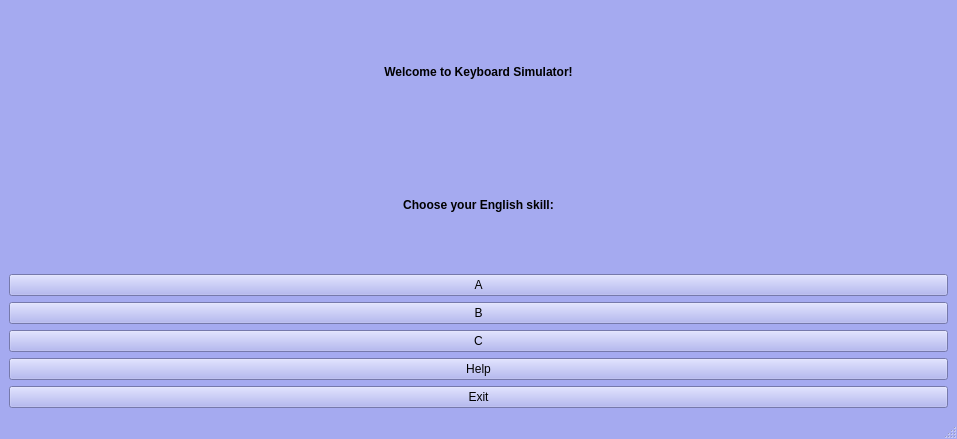
<?xml version="1.0" encoding="UTF-8"?>
<ui version="4.0">
 <class>MainWindow</class>
 <widget class="QMainWindow" name="MainWindow">
  <property name="windowModality">
   <enum>Qt::NonModal</enum>
  </property>
  <property name="geometry">
   <rect>
    <x>0</x>
    <y>0</y>
    <width>957</width>
    <height>439</height>
   </rect>
  </property>
  <property name="palette">
   <palette>
    <active>
     <colorrole role="WindowText">
      <brush brushstyle="SolidPattern">
       <color alpha="255">
        <red>0</red>
        <green>0</green>
        <blue>0</blue>
       </color>
      </brush>
     </colorrole>
     <colorrole role="Button">
      <brush brushstyle="SolidPattern">
       <color alpha="255">
        <red>165</red>
        <green>170</green>
        <blue>240</blue>
       </color>
      </brush>
     </colorrole>
     <colorrole role="Light">
      <brush brushstyle="SolidPattern">
       <color alpha="255">
        <red>255</red>
        <green>255</green>
        <blue>255</blue>
       </color>
      </brush>
     </colorrole>
     <colorrole role="Midlight">
      <brush brushstyle="SolidPattern">
       <color alpha="255">
        <red>210</red>
        <green>212</green>
        <blue>247</blue>
       </color>
      </brush>
     </colorrole>
     <colorrole role="Dark">
      <brush brushstyle="SolidPattern">
       <color alpha="255">
        <red>82</red>
        <green>85</green>
        <blue>120</blue>
       </color>
      </brush>
     </colorrole>
     <colorrole role="Mid">
      <brush brushstyle="SolidPattern">
       <color alpha="255">
        <red>110</red>
        <green>113</green>
        <blue>160</blue>
       </color>
      </brush>
     </colorrole>
     <colorrole role="Text">
      <brush brushstyle="SolidPattern">
       <color alpha="255">
        <red>0</red>
        <green>0</green>
        <blue>0</blue>
       </color>
      </brush>
     </colorrole>
     <colorrole role="BrightText">
      <brush brushstyle="SolidPattern">
       <color alpha="255">
        <red>255</red>
        <green>255</green>
        <blue>255</blue>
       </color>
      </brush>
     </colorrole>
     <colorrole role="ButtonText">
      <brush brushstyle="SolidPattern">
       <color alpha="255">
        <red>0</red>
        <green>0</green>
        <blue>0</blue>
       </color>
      </brush>
     </colorrole>
     <colorrole role="Base">
      <brush brushstyle="SolidPattern">
       <color alpha="255">
        <red>255</red>
        <green>255</green>
        <blue>255</blue>
       </color>
      </brush>
     </colorrole>
     <colorrole role="Window">
      <brush brushstyle="SolidPattern">
       <color alpha="255">
        <red>165</red>
        <green>170</green>
        <blue>240</blue>
       </color>
      </brush>
     </colorrole>
     <colorrole role="Shadow">
      <brush brushstyle="SolidPattern">
       <color alpha="255">
        <red>0</red>
        <green>0</green>
        <blue>0</blue>
       </color>
      </brush>
     </colorrole>
     <colorrole role="AlternateBase">
      <brush brushstyle="SolidPattern">
       <color alpha="255">
        <red>210</red>
        <green>212</green>
        <blue>247</blue>
       </color>
      </brush>
     </colorrole>
     <colorrole role="ToolTipBase">
      <brush brushstyle="SolidPattern">
       <color alpha="255">
        <red>255</red>
        <green>255</green>
        <blue>220</blue>
       </color>
      </brush>
     </colorrole>
     <colorrole role="ToolTipText">
      <brush brushstyle="SolidPattern">
       <color alpha="255">
        <red>0</red>
        <green>0</green>
        <blue>0</blue>
       </color>
      </brush>
     </colorrole>
     <colorrole role="PlaceholderText">
      <brush brushstyle="SolidPattern">
       <color alpha="128">
        <red>0</red>
        <green>0</green>
        <blue>0</blue>
       </color>
      </brush>
     </colorrole>
    </active>
    <inactive>
     <colorrole role="WindowText">
      <brush brushstyle="SolidPattern">
       <color alpha="255">
        <red>0</red>
        <green>0</green>
        <blue>0</blue>
       </color>
      </brush>
     </colorrole>
     <colorrole role="Button">
      <brush brushstyle="SolidPattern">
       <color alpha="255">
        <red>165</red>
        <green>170</green>
        <blue>240</blue>
       </color>
      </brush>
     </colorrole>
     <colorrole role="Light">
      <brush brushstyle="SolidPattern">
       <color alpha="255">
        <red>255</red>
        <green>255</green>
        <blue>255</blue>
       </color>
      </brush>
     </colorrole>
     <colorrole role="Midlight">
      <brush brushstyle="SolidPattern">
       <color alpha="255">
        <red>210</red>
        <green>212</green>
        <blue>247</blue>
       </color>
      </brush>
     </colorrole>
     <colorrole role="Dark">
      <brush brushstyle="SolidPattern">
       <color alpha="255">
        <red>82</red>
        <green>85</green>
        <blue>120</blue>
       </color>
      </brush>
     </colorrole>
     <colorrole role="Mid">
      <brush brushstyle="SolidPattern">
       <color alpha="255">
        <red>110</red>
        <green>113</green>
        <blue>160</blue>
       </color>
      </brush>
     </colorrole>
     <colorrole role="Text">
      <brush brushstyle="SolidPattern">
       <color alpha="255">
        <red>0</red>
        <green>0</green>
        <blue>0</blue>
       </color>
      </brush>
     </colorrole>
     <colorrole role="BrightText">
      <brush brushstyle="SolidPattern">
       <color alpha="255">
        <red>255</red>
        <green>255</green>
        <blue>255</blue>
       </color>
      </brush>
     </colorrole>
     <colorrole role="ButtonText">
      <brush brushstyle="SolidPattern">
       <color alpha="255">
        <red>0</red>
        <green>0</green>
        <blue>0</blue>
       </color>
      </brush>
     </colorrole>
     <colorrole role="Base">
      <brush brushstyle="SolidPattern">
       <color alpha="255">
        <red>255</red>
        <green>255</green>
        <blue>255</blue>
       </color>
      </brush>
     </colorrole>
     <colorrole role="Window">
      <brush brushstyle="SolidPattern">
       <color alpha="255">
        <red>165</red>
        <green>170</green>
        <blue>240</blue>
       </color>
      </brush>
     </colorrole>
     <colorrole role="Shadow">
      <brush brushstyle="SolidPattern">
       <color alpha="255">
        <red>0</red>
        <green>0</green>
        <blue>0</blue>
       </color>
      </brush>
     </colorrole>
     <colorrole role="AlternateBase">
      <brush brushstyle="SolidPattern">
       <color alpha="255">
        <red>210</red>
        <green>212</green>
        <blue>247</blue>
       </color>
      </brush>
     </colorrole>
     <colorrole role="ToolTipBase">
      <brush brushstyle="SolidPattern">
       <color alpha="255">
        <red>255</red>
        <green>255</green>
        <blue>220</blue>
       </color>
      </brush>
     </colorrole>
     <colorrole role="ToolTipText">
      <brush brushstyle="SolidPattern">
       <color alpha="255">
        <red>0</red>
        <green>0</green>
        <blue>0</blue>
       </color>
      </brush>
     </colorrole>
     <colorrole role="PlaceholderText">
      <brush brushstyle="SolidPattern">
       <color alpha="128">
        <red>0</red>
        <green>0</green>
        <blue>0</blue>
       </color>
      </brush>
     </colorrole>
    </inactive>
    <disabled>
     <colorrole role="WindowText">
      <brush brushstyle="SolidPattern">
       <color alpha="255">
        <red>82</red>
        <green>85</green>
        <blue>120</blue>
       </color>
      </brush>
     </colorrole>
     <colorrole role="Button">
      <brush brushstyle="SolidPattern">
       <color alpha="255">
        <red>165</red>
        <green>170</green>
        <blue>240</blue>
       </color>
      </brush>
     </colorrole>
     <colorrole role="Light">
      <brush brushstyle="SolidPattern">
       <color alpha="255">
        <red>255</red>
        <green>255</green>
        <blue>255</blue>
       </color>
      </brush>
     </colorrole>
     <colorrole role="Midlight">
      <brush brushstyle="SolidPattern">
       <color alpha="255">
        <red>210</red>
        <green>212</green>
        <blue>247</blue>
       </color>
      </brush>
     </colorrole>
     <colorrole role="Dark">
      <brush brushstyle="SolidPattern">
       <color alpha="255">
        <red>82</red>
        <green>85</green>
        <blue>120</blue>
       </color>
      </brush>
     </colorrole>
     <colorrole role="Mid">
      <brush brushstyle="SolidPattern">
       <color alpha="255">
        <red>110</red>
        <green>113</green>
        <blue>160</blue>
       </color>
      </brush>
     </colorrole>
     <colorrole role="Text">
      <brush brushstyle="SolidPattern">
       <color alpha="255">
        <red>82</red>
        <green>85</green>
        <blue>120</blue>
       </color>
      </brush>
     </colorrole>
     <colorrole role="BrightText">
      <brush brushstyle="SolidPattern">
       <color alpha="255">
        <red>255</red>
        <green>255</green>
        <blue>255</blue>
       </color>
      </brush>
     </colorrole>
     <colorrole role="ButtonText">
      <brush brushstyle="SolidPattern">
       <color alpha="255">
        <red>82</red>
        <green>85</green>
        <blue>120</blue>
       </color>
      </brush>
     </colorrole>
     <colorrole role="Base">
      <brush brushstyle="SolidPattern">
       <color alpha="255">
        <red>165</red>
        <green>170</green>
        <blue>240</blue>
       </color>
      </brush>
     </colorrole>
     <colorrole role="Window">
      <brush brushstyle="SolidPattern">
       <color alpha="255">
        <red>165</red>
        <green>170</green>
        <blue>240</blue>
       </color>
      </brush>
     </colorrole>
     <colorrole role="Shadow">
      <brush brushstyle="SolidPattern">
       <color alpha="255">
        <red>0</red>
        <green>0</green>
        <blue>0</blue>
       </color>
      </brush>
     </colorrole>
     <colorrole role="AlternateBase">
      <brush brushstyle="SolidPattern">
       <color alpha="255">
        <red>165</red>
        <green>170</green>
        <blue>240</blue>
       </color>
      </brush>
     </colorrole>
     <colorrole role="ToolTipBase">
      <brush brushstyle="SolidPattern">
       <color alpha="255">
        <red>255</red>
        <green>255</green>
        <blue>220</blue>
       </color>
      </brush>
     </colorrole>
     <colorrole role="ToolTipText">
      <brush brushstyle="SolidPattern">
       <color alpha="255">
        <red>0</red>
        <green>0</green>
        <blue>0</blue>
       </color>
      </brush>
     </colorrole>
     <colorrole role="PlaceholderText">
      <brush brushstyle="SolidPattern">
       <color alpha="128">
        <red>0</red>
        <green>0</green>
        <blue>0</blue>
       </color>
      </brush>
     </colorrole>
    </disabled>
   </palette>
  </property>
  <property name="windowTitle">
   <string>MainWindow</string>
  </property>
  <property name="autoFillBackground">
   <bool>false</bool>
  </property>
  <widget class="QWidget" name="centralwidget">
   <layout class="QVBoxLayout" name="verticalLayout_2">
    <item>
     <widget class="QLabel" name="welcomeLabel">
      <property name="text">
       <string>&lt;html&gt;&lt;head/&gt;&lt;body&gt;&lt;p align=&quot;center&quot;&gt;&lt;span style=&quot; font-weight:600;&quot;&gt;Welcome to Keyboard Simulator!&lt;/span&gt;&lt;/p&gt;&lt;/body&gt;&lt;/html&gt;</string>
      </property>
     </widget>
    </item>
    <item>
     <widget class="QLabel" name="chooseLabel">
      <property name="text">
       <string>&lt;html&gt;&lt;head/&gt;&lt;body&gt;&lt;p align=&quot;center&quot;&gt;&lt;span style=&quot; font-weight:600;&quot;&gt;Choose your English skill:&lt;/span&gt;&lt;/p&gt;&lt;/body&gt;&lt;/html&gt;</string>
      </property>
     </widget>
    </item>
    <item>
     <layout class="QVBoxLayout" name="verticalLayout">
      <property name="spacing">
       <number>6</number>
      </property>
      <property name="rightMargin">
       <number>0</number>
      </property>
      <property name="bottomMargin">
       <number>0</number>
      </property>
      <item>
       <widget class="QPushButton" name="aButton">
        <property name="sizePolicy">
         <sizepolicy hsizetype="Fixed" vsizetype="Fixed">
          <horstretch>0</horstretch>
          <verstretch>0</verstretch>
         </sizepolicy>
        </property>
        <property name="maximumSize">
         <size>
          <width>16000</width>
          <height>25</height>
         </size>
        </property>
        <property name="layoutDirection">
         <enum>Qt::LeftToRight</enum>
        </property>
        <property name="autoFillBackground">
         <bool>false</bool>
        </property>
        <property name="text">
         <string>A</string>
        </property>
       </widget>
      </item>
      <item>
       <widget class="QPushButton" name="bButton">
        <property name="sizePolicy">
         <sizepolicy hsizetype="Fixed" vsizetype="Fixed">
          <horstretch>0</horstretch>
          <verstretch>0</verstretch>
         </sizepolicy>
        </property>
        <property name="maximumSize">
         <size>
          <width>16000</width>
          <height>25</height>
         </size>
        </property>
        <property name="text">
         <string>B</string>
        </property>
       </widget>
      </item>
      <item>
       <widget class="QPushButton" name="cButton">
        <property name="sizePolicy">
         <sizepolicy hsizetype="Fixed" vsizetype="Fixed">
          <horstretch>0</horstretch>
          <verstretch>0</verstretch>
         </sizepolicy>
        </property>
        <property name="maximumSize">
         <size>
          <width>16000</width>
          <height>25</height>
         </size>
        </property>
        <property name="text">
         <string>C</string>
        </property>
       </widget>
      </item>
      <item>
       <widget class="QPushButton" name="pushButton">
        <property name="sizePolicy">
         <sizepolicy hsizetype="Fixed" vsizetype="Fixed">
          <horstretch>0</horstretch>
          <verstretch>0</verstretch>
         </sizepolicy>
        </property>
        <property name="maximumSize">
         <size>
          <width>16000</width>
          <height>25</height>
         </size>
        </property>
        <property name="text">
         <string>Help</string>
        </property>
       </widget>
      </item>
      <item>
       <widget class="QPushButton" name="exitButton">
        <property name="sizePolicy">
         <sizepolicy hsizetype="Fixed" vsizetype="Fixed">
          <horstretch>0</horstretch>
          <verstretch>0</verstretch>
         </sizepolicy>
        </property>
        <property name="maximumSize">
         <size>
          <width>16000</width>
          <height>25</height>
         </size>
        </property>
        <property name="text">
         <string>Exit</string>
        </property>
       </widget>
      </item>
     </layout>
    </item>
   </layout>
  </widget>
  <widget class="QMenuBar" name="menubar">
   <property name="geometry">
    <rect>
     <x>0</x>
     <y>0</y>
     <width>957</width>
     <height>21</height>
    </rect>
   </property>
  </widget>
  <widget class="QStatusBar" name="statusbar"/>
 </widget>
 <resources/>
 <connections/>
</ui>
